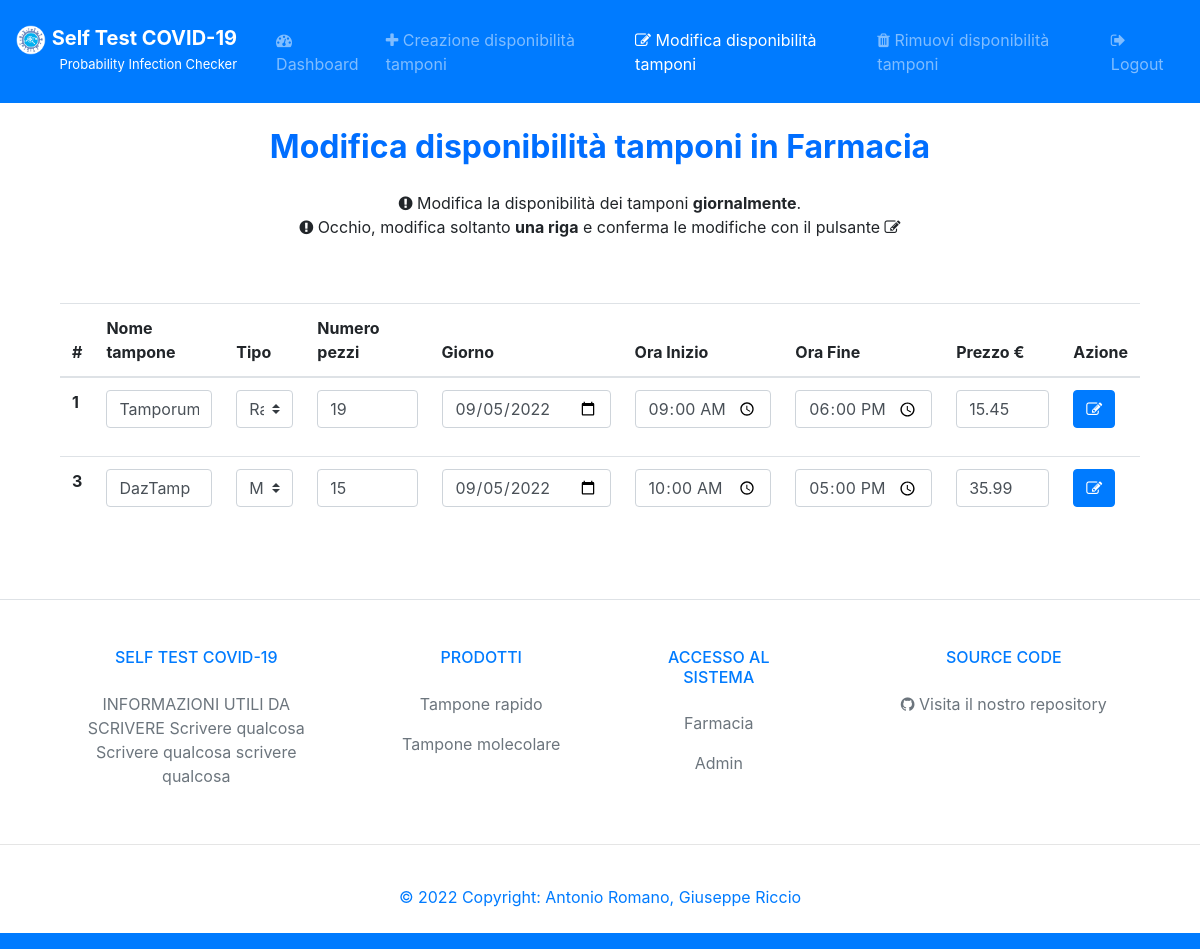
The page /modificaDisponibilitaTamponi (signed in) on the database as committed earlier.
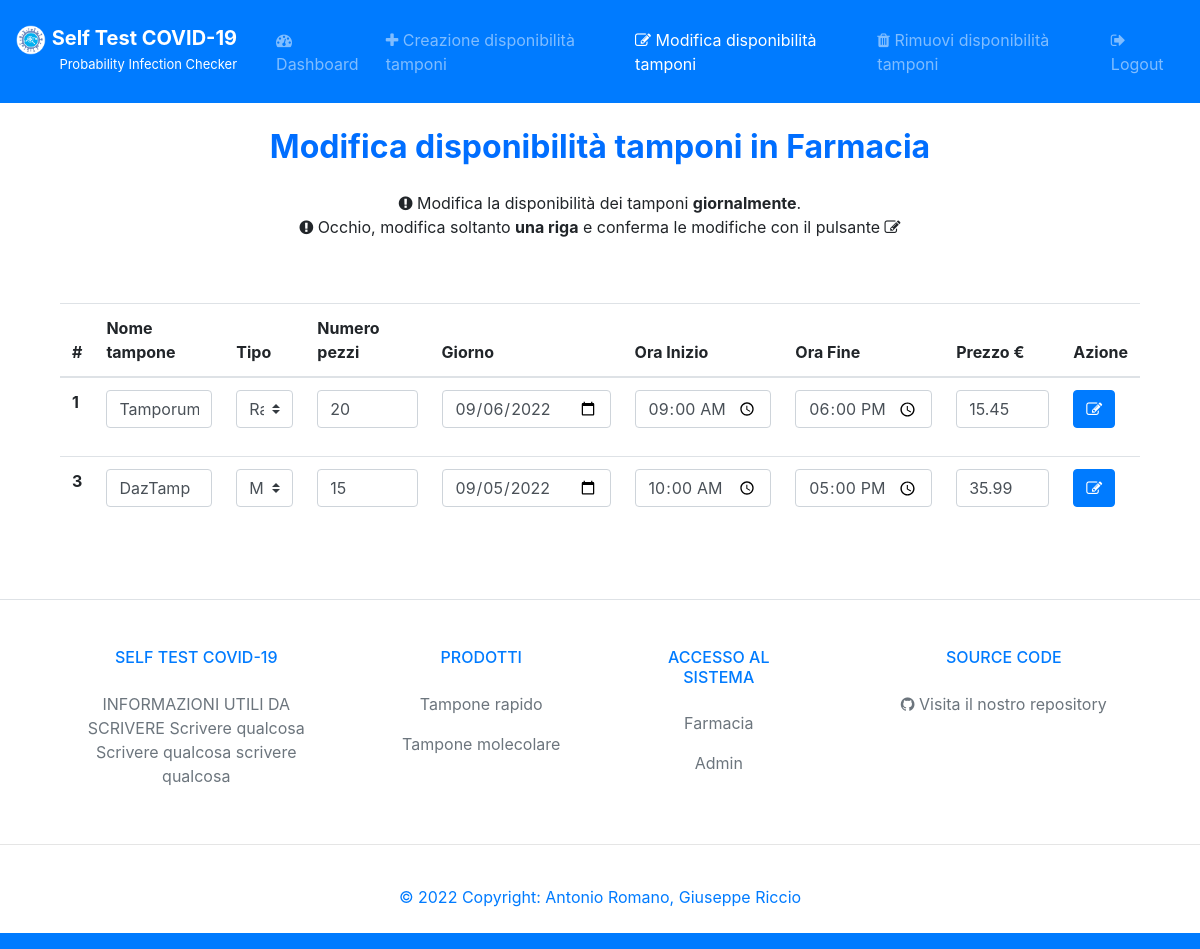
The same page on the database as committed later.
### tables this page shows
CREATE TABLE `Tamponi` (
	ID INTEGER PRIMARY KEY AUTOINCREMENT,
	NomeTampone VARCHAR(50),
	Tipo VARCHAR(10),
	N_pezzi INTEGER,
	Giorno DATE,
	OraInizio TIME,
	OraFine TIME,
	Prezzo FLOAT,
	ID_Farmacia INTEGER,
	UNIQUE(NomeTampone,ID_Farmacia)
);

### controllers/GestioneDisponibilitàController.py (the view)
def modificaDisponibilitaTamponi():
    msg = ""
    msg_error = ""
    if 'loggedin' in session:
        connection = connectDB()
        tamponi = connection.execute('SELECT * FROM Tamponi WHERE ID_Farmacia = ?',(session['id'],)).fetchall()
        connection.close()
    else:
        return redirect('/loginFarmacia')
    return render_template('/FarmaciaView/modificaDisponibilitaTamponi.html', tamponi=tamponi, msg=msg, msg_error=msg_error)

### models/DB.py (called while the page is built)
def connectDB():
    connection = sqlite3.connect('./models/selftestcovid19.db')
    connection.row_factory = sqlite3.Row
    return connection

### templates/FarmaciaView/modificaDisponibilitaTamponi.html (shortened to what the changed rows need)
<!doctype html>
<html lang="it">
<head>
    <link rel="stylesheet" href="https://cdnjs.cloudflare.com/ajax/libs/font-awesome/4.7.0/css/font-awesome.min.css">
    <link rel="stylesheet" href="https://stackpath.bootstrapcdn.com/bootstrap/4.3.1/css/bootstrap.min.css">
</head>
<body>
    <div class="container">
        <center>
            <h2 class="text-center" style="margin: 25px;"><b><span style="color: #006eff;">
                        Modifica disponibilità tamponi in Farmacia </span></b></h2>
            <div class="container">
                <div class="d-flex justify-content-center mt-5 table-responsive">
                    <table class="table">
                        <thead>
                            <tr>
                                <th scope="col">#</th>
                                <th scope="col">Nome tampone</th>
                                <th scope="col">Tipo</th>
                                <th scope="col">Numero pezzi</th>
                                <th scope="col">Giorno</th>
                                <th scope="col">Ora Inizio</th>
                                <th scope="col">Ora Fine</th>
                                <th scope="col">Prezzo €</th>
                                <th scope="col">Azione</th>
                            </tr>
                        </thead>
                        <tbody>
                            {% for tampone in tamponi %}
                            <form action="/{{ tampone.ID }}/modificaDisponibilitaTamponi" method="POST">
                                <tr>
                                    <th scope="row">{{ tampone.ID }}</th>
                                    <td>
                                        <div class="form-group">
                                            <input type="text" class="form-control" name="NomeTampone"
                                                placeholder="Nome del tampone" value="{{ tampone.NomeTampone }}"
                                                required>
                                        </div>
                                    </td>
                                    <td>
                                        <div class="form-group">
                                            <select class="custom-select" name="Tipo" id="Tipo">
                                                <option value="{{ tampone.Tipo }}" selected hidden>{{ tampone.Tipo }}
                                                </option>
                                            </select>
                                        </div>
                                    </td>
                                    <td>
                                        <div class="form-group">
                                            <input type="number" class="form-control" name="N_pezzi"
                                                placeholder="N_pezzi" value="{{ tampone.N_pezzi }}" required>
                                        </div>
                                    </td>
                                    <td>
                                        <div class="form-group">
                                            <input type="date" class="form-control" name="Giorno" placeholder="Giorno"
                                                value="{{ tampone.Giorno }}" required>
                                        </div>
                                    </td>
                                    <td>
                                        <div class="form-group">
                                            <input type="time" class="form-control" name="OraInizio"
                                                placeholder="Fascia oraria" value="{{ tampone.OraInizio }}" required>
                                        </div>
                                    </td>
                                    <td>
                                        <div class="form-group">
                                            <input type="time" class="form-control" name="OraFine"
                                                placeholder="Fascia oraria" value="{{ tampone.OraFine }}" required>
                                        </div>
                                    </td>
                                    <td>
                                        <div class="form-group">
                                            <input type="number" step="0.01" class="form-control" name="Prezzo"
                                                placeholder="Prezzo" value="{{ tampone.Prezzo }}" required>
                                        </div>
                                    </td>
                                    <td>
                                        <div class="form-group">
                                            <button type="submit" class="btn btn-primary"><i
                                                    class="fa fa-pencil-square-o" aria-hidden="true"></i></button>
                                        </div>
                                    </td>
                                </tr>
                            </form>
                        </tbody>
                        {% endfor %}
                    </table>
                </div>
            </div>
        </center>
    </div>
</body>
</body>
</html>

Rows that differ between the two databases and show on the page:
changed Tamponi "Tamporum": N_pezzi "19" → "20"; Giorno "09/05/2022" → "09/06/2022"
